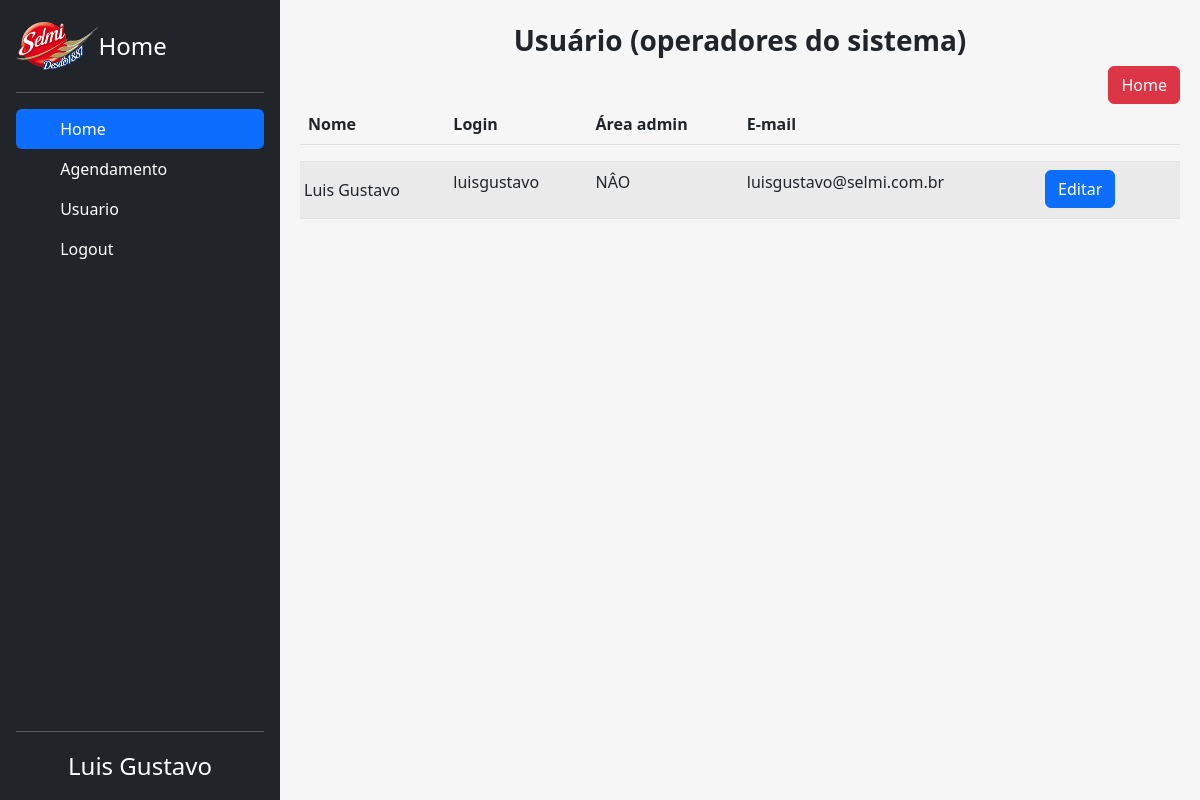
Page /src/pages/usuario/usuario.php (signed in) on the committed database.
### tables this page shows
CREATE TABLE `users` (
  `id` int(11) NOT NULL,
  `username` varchar(45) NOT NULL,
  `name` varchar(45) NOT NULL,
  `email` varchar(45) NOT NULL,
  `password` varchar(100) NOT NULL,
  `status` varchar(30) NOT NULL
);

### src/config/class_login.php (called while the page is built, shortened)
<?php
class DatabaseLogin extends Dbconfig
{
    public function Procura_usuario_validado($id)
    {
        $mysql_conn = $this->connect();
        $sql = "SELECT * FROM agenda.users WHERE id='$id'";
        $query = $mysql_conn->query($sql);
    }
    public function Lendo_Usuarios_ID($id)
    {
        $mysql_conn = $this->connect();
        $sql = "SELECT * FROM agenda.users  WHERE users.id = '$id'";
        $query = $mysql_conn->query($sql);
        if (mysqli_num_rows($query) > 0) {
            return $query;
        }
    }
}

### src/pages/usuario/usuario.php (the view, shortened to what this page needs)
<?php
include_once("./src/config/class_login.php");
include_once("./src/components/header.php");
include_once("./src/components/sidebar.php");
$databaseLogin = new DatabaseLogin();
if (isset($_SESSION['userStatus'])) {
    if ($_SESSION['userStatus'] ===  'user') {
        $id = $_SESSION['auth'];
        $usuarios = $databaseLogin->Lendo_Usuarios_ID($id);
    } else {
        $usuarios = $databaseLogin->Lendo_Usuarios();
    }
}
$URL_ATUAL = "http://$_SERVER[HTTP_HOST]";
?>
<div class="content-wrapper bg-principal w-100">
    <section class="content">
        <div class="row">
            <div class="col-md-12">
                <div class="box box-primary">
                    <div class="box-header with-border mt-4" align="center">
                        <h3 class="box-title"><b>Usuário (operadores do sistema)</b></h3>
                    </div>
                    <div align="right">
                        <a href='<?php echo "$URL_ATUAL/" ?>' class="btn btn-danger">Home</a>
                    </div>
                    <div class="table table-responsive <?php if (strval($tab) === "meAgenda") {
                                                            echo "d-none";
                                                        } ?>">
                        <table class='table table-striped' id="agenda">
                            <thead>
                                <tr>
                                    <th>Nome</th>
                                    <th>Login</th>
                                    <th>Área admin</th>
                                    <th>E-mail</th>
                                </tr>
                                <tr>
                                    <th>
                                    </th>
                                </tr>
                            </thead>
                            <tbody id="xxxxxxxx">
                                <?php foreach ($usuarios as $row) : ?>
                                    <tr>
                                        <td class="p-3">
                                            <div class='col'>
                                                <div class='row text-capitalize'><?= htmlspecialchars($row['name']) ?></div>
                                            </div>
                                        </td>
                                        <td><?= htmlspecialchars($row['username']) ?></td>
                                        <td>
                                            <?php if ($row['status'] === "admin") {
                                                echo "SIM";
                                            } else {
                                                echo "NÂO";
                                            } ?>
                                        </td>
                                        <td><?= htmlspecialchars($row['email']) ?></td>
                                        <td>
                                            <?php
                                            $id =  $row['id'];
                                            echo " <a class='btn btn-primary text-white' href='./index.php?menu=editarUsuario&id=$id'>Editar</a>";
                                            ?>
                                        </td>
                                        <td>
                                        </td>
                                    </tr>
                                <?php endforeach; ?>
                            </tbody>
                        </table>
                    </div>
                </div>
            </div>
        </div>
    </section>
</div>

### src/components/header.php (shortened to what this page needs)
<?php
include_once('./src/config/class_login.php');
$databaseLogin = new DatabaseLogin();
if (isset($_SESSION['auth'])) {
    $userId = $_SESSION['auth'];
    $databaseLogin->Procura_usuario_validado($userId);
}
?>
<!DOCTYPE html>
<html lang="pt-BR">
<head>
    <link rel="stylesheet" href="https://cdn.jsdelivr.net/npm/bootstrap@5.2.3/dist/css/bootstrap.min.css">
<link rel="stylesheet" href="https://cdn.jsdelivr.net/npm/simple-jscalendar@1.4.3/source/jsCalendar.min.css">
</head>
<body>

### src/components/sidebar.php (shortened to what this page needs)
<?php
$URL_ATUAL = "http://$_SERVER[HTTP_HOST]";
$option_menu = array(
    array("item_menu" => "Home", "slug" => "home", "categoria" => "home"),
    array("item_menu" => "Agendamento", "slug" => "agendamento", "categoria" => "agendamento"),
);
$option_title = array(
    array("item_menu" => "Home", "slug" => "home"),
    array("item_menu" => "Agendamento", "slug" => "agendamento"),
    array("item_menu" => "Editar sala", "slug" => "editarAgendamento"),
    array("item_menu" => "Deletar sala", "slug" => "excluirAgendamento"),
    array("item_menu" => "Reservar sala", "slug" => "reservarSala"),
    array("item_menu" => "Criar usuário", "slug" => "criarUsuario"),
    array("item_menu" => "Usuario", "slug" => "usuario"),
    array("item_menu" => "Editar Usuario", "slug" => "editarUsuario"),
    array("item_menu" => "Impressoras", "slug" => "impressora"),
    array("item_menu" => "Adicionar Impressora", "slug" => "criarImpressora"),
    array("item_menu" => "Editar Impressora", "slug" => "editarImpressora"),
    array("item_menu" => "Deletar Impressora", "slug" => "excluirImpressora"),
    array("item_menu" => "Adicionar Toner", "slug" => "criarToner"),
    array("item_menu" => "Deletar Toner", "slug" => "excluirToner"),
    array("item_menu" => "Editar Toner", "slug" => "editarToner"),
);
if (isset($_GET['menu'])) {
    $menu = $_GET['menu'];
} else {
    $menu = "home";
}
?>
<div class="d-flex">
    <div class="d-flex flex-column flex-shrink-0 p-3 text-bg-dark " style="width: 280px;">
        <a href="/" class="d-flex align-items-center mb-3 mb-md-0 me-md-auto text-white text-decoration-none">
            <img src="./assests/selmi_logo.png" height="60px" alt="" srcset="">
            <?php foreach ($option_title as $item) : ?>
                <?php
                if ($item['slug'] === $menu) {
                    echo "<span  class='nav-link text-white text-capitalize fs-4'>" . $item['item_menu'] . "</span>";
                }
                ?>
            <?php endforeach ?>
        </a>
        <hr>
        <ul class="nav nav-pills flex-column mb-auto flex-nowrap " style="overflow-y: auto; max-height: 400px">
            <?php foreach ($option_menu as $item) : ?>
                <li class="nav-item">
                    <a href="index.php?menu=<?= $item['slug'] ?>" class="nav-link <?php
                                                                                    if ($item['slug'] === $menu) {
                                                                                        echo "active";
                                                                                    } else {
                                                                                        echo "text-white";
                                                                                    } ?>" aria-current="page">
                        <svg class="bi pe-none me-2" width="16" height="16">
                            <use xlink:href="#home" />
                        </svg>
                        <?= htmlspecialchars($item['item_menu']) ?>
                    </a>
                </li>
            <?php endforeach; ?>
            <li class="nav-item">
                <a href="index.php?menu=usuario" class="nav-link <?php
                                                                    if ($menu  === "usuario") {
                                                                        echo "active";
                                                                    } else {
                                                                        echo "text-white";
                                                                    } ?>" aria-current="page">
                    <svg class="bi pe-none me-2" width="16" height="16">
                        <use xlink:href="#home" />
                    </svg>
                    Usuario
                </a>
            </li>
            <li>
                <a href='<?php echo "$URL_ATUAL/agenda/src/config/logout.php" ?>' class="nav-link  <?php
                                                                                                    if ($menu === "logout") {
                                                                                                        echo "active";
                                                                                                    } else {
                                                                                                        echo "text-white";
                                                                                                    }
                                                                                                    ?>">
                    <svg class="bi pe-none me-2" width="16" height="16">
                        <use xlink:href="#speedometer2" />
                    </svg>
                    Logout
                </a>
            </li>
        </ul>
        <hr>
        <div class="d-flex align-items-center justify-content-center">
            <span class='nav-link text-white text-capitalize  fs-4'>
                <?php
                if (isset($_SESSION['username'])) {
                    echo $_SESSION['username'];
                }
                ?>
            </span>
        </div>
    </div>

### src/components/header.php (style rules this page uses)
body { overflow: hidden; }
.bg-principal { background-color: #F6F6F6; height: 100vh; padding: 0 20px; overflow: auto; }

### rows in the picture
users: name "Luis Gustavo", username "luisgustavo", status "NÂO", email "luisgustavo@selmi.com.br"

### other values in the picture
$item['item_menu'] "Home"
$item['item_menu'] "Agendamento"
$_SESSION['username'] "Luis Gustavo"
